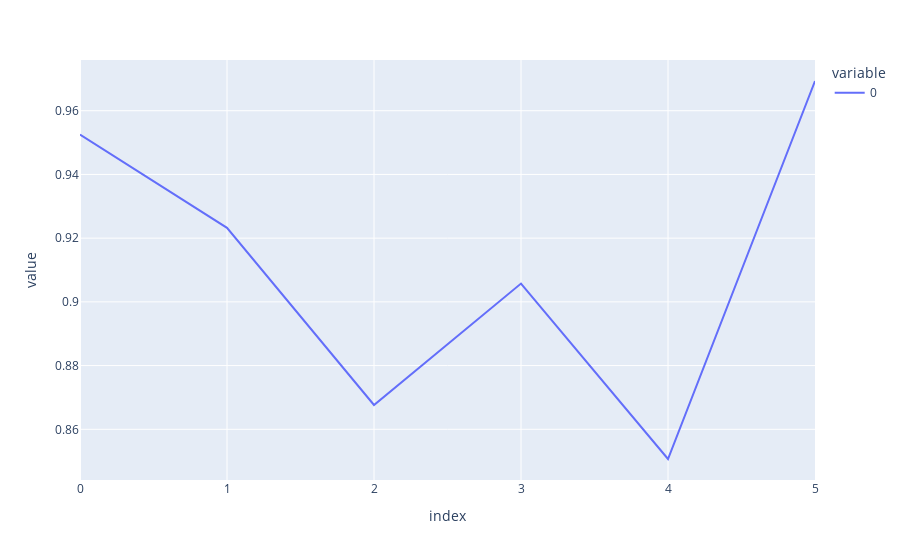

Notebook code cell kept with this figure:
### Code cell
recalls= recall_score(train_['label'], train_['prediction'], average=None)
precisions = precision_score(train_['label'], train_['prediction'], average=None)
F1 = ((recalls * precisions ) * 2)/(recalls + precisions)

px.line(F1)

### Figure 1 — Plotly figure (JSON) as saved in the notebook; plotly's stock layout.template omitted (floating-point values rounded to 4 significant figures)
{"data": [{"hovertemplate": "variable=0<br>index=%{x}<br>value=%{y}<extra></extra>", "legendgroup": "0", "line": {"color": "#636efa", "dash": "solid"}, "marker": {"symbol": "circle"}, "mode": "lines", "name": "0", "orientation": "v", "showlegend": true, "type": "scatter", "x": [0, 1, 2, 3, 4, 5], "xaxis": "x", "y": [0.9525, 0.9232, 0.8676, 0.9057, 0.8507, 0.9693], "yaxis": "y"}], "layout": {"legend": {"title": {"text": "variable"}, "tracegroupgap": 0}, "margin": {"t": 60}, "xaxis": {"anchor": "y", "domain": [0, 1], "title": {"text": "index"}}, "yaxis": {"anchor": "x", "domain": [0, 1], "title": {"text": "value"}}}}
